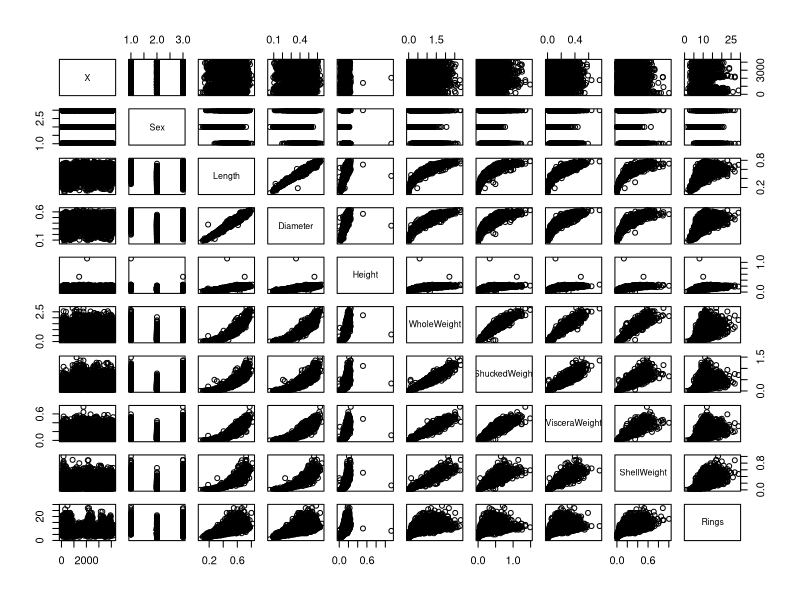
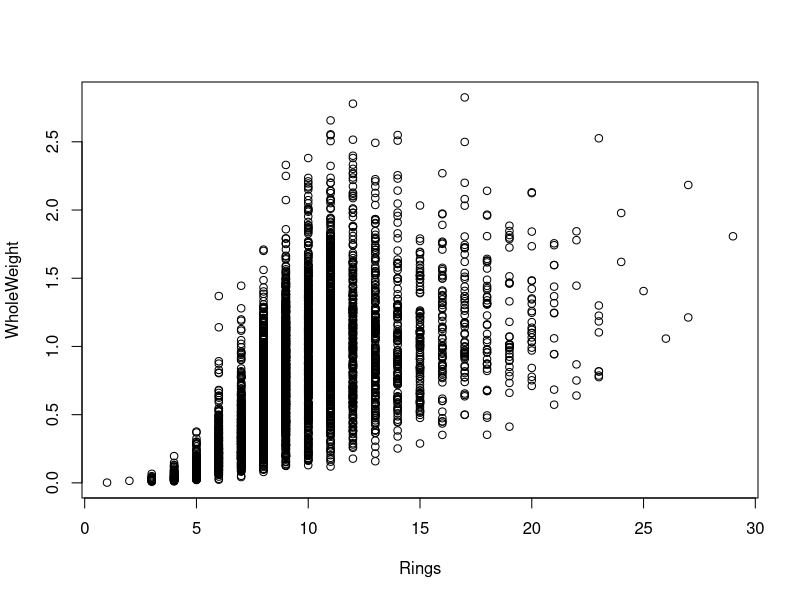

R code for these plots, in order: (Note: this script raises an error after producing the figures.)
## ---- chunk 1
# Load cetacean.csv
getwd()

data <- read.csv("Data/Cetaceans.csv")

#Subset data to only include those entries from Scotland

names(data)
class(data$Age)
str(data)

scots <- subset(data, Location == "Scotland")

#How many entries are in the database?

length(scots)
dim(scots)
str(scots)

#How many unique species are in the Scotland database?



#What is the range of the ages in the Scotland database?



#Subset the original data to only include those entries from Scotland that are also from the Phocoenaphocoena and greater than 8 years of age. 



#Subset the database to only include those entries that are not from Scotland



#Plot the age distribution of cetacean from Scotland and Spain in boxplots by species and location. 



#Plot the age distribution of cetaceans by Dolphin.ID from Scotland and from Spain. Use a dot plot, make the Spain points orange and the Scotland points blue. 


## ---- chunk 2
#how do I load the `tidyverse` package

## ---- chunk 3
#how do I load my `abalone.csv` file and create a new dataframe?

data <- read.csv("Data/abalone.csv")
## ---- chunk 4
#how do I plot the entire dataset for an exploratory check?
plot(data)

#how do I plot Whole Weight over age?
plot(WholeWeight ~ Rings, data = data)

#how do I change this plot to distinguish between males and females?
males <- subset(data, Sex == "M")
females <- subset(data, Sex == "F")

plot(WholeWeight ~ Rings, data = females, xlim=range(data$Rings), ylim=range(data$WholeWeight), pch=19, col=alpha("red", 0.25), cex=1)

points(WholeWeight ~ Rings, data = males, xlim=range(data$Rings), ylim=range(data$WholeWeight), pch=19, col=alpha("blue", 0.25), cex=1)

#how can I create separate plots for males and females using facets in ggplot?

ggplot(data, aes(Rings, WholeWeight)) +
  geom_point(aes(color=Sex)) +
  facet_grid(~Sex)
## ---- chunk 5
#load the shark and ray brain size file as an object call bs

bs <- read.csv("Data/brain.data.csv")


#Plot the entire data set for exploration and hypothesis generation

plot(bs)

plot(bs)[,c("telencephalon":"body.mass")]

summary(bs)

#Create a new column that is a combination of telencephalon size and medulla size

transmute(bs, tel.med = telencephalon + medulla) 


#Create a new database that summarizes `bs` and has columns that count the number of species and mean body mass per habitat type. Hint: use `group_by` `summarize`.

new.dat <- bs %>%
  group_by(habitat) %>%
  summarise(numspec = length(species),
            mean.body = mean(body.mass))


## ---- chunk 6
bs %>%
  group_by(superorder) %>%
  mutate(body.mass = log10(body.mass)) %>%
  mutate(mean.body = mean(body.mass)) %>%
  mutate(rel.body = body.mass - mean.body) %>%
  group_by(.) %>%
  ggplot(aes(x = depth, y = rel.body)) +
  geom_point(aes(color=superorder)) +
  facet_wrap(~class)

## ---- chunk 7

# Load in the shark brain data set `brain.data.csv` data set

bd <- read.csv("Data/brain.data.csv")

# How do we examine the dataset to see the dimensions, number and names of variables, and the classes of each variable?

str(bd)
names(bd)
glimpse(bd)

# plot telencephalon over brain.mass

plot(bd$telencephalon ~ bd$brain.mass)

ggplot(bd, aes(brain.mass, telencephalon)) +
  geom_point()

# Recreate the plot but with habitat type signified by color

ggplot(bd, aes(brain.mass, telencephalon)) +
  geom_point(aes(color=habitat))

# Remove all of the deep water species and recreate the plot but with reproductive mode signified by color

bd %>%
  filter(habitat != "Deep") %>%
  ggplot(aes(brain.mass, telencephalon)) +
           geom_point(aes(color=reproductive.mode))

# Create a character vector that is every level of class in the `brain.data` set combined
#HINT use str_

unique(bd$class)

x <- str_c("Batoids" ,  "Sharks",    "Chimaeras", sep = " ")

# Just to be silly can you replace all of the vowels with question marks

str_replace_all(x,"[aeiou]","$")

# If we have untidy data where a single row contains multiple observations, which is common with large entered data sets, how would we reshape this into a tidy format? HINT see tidyr::table4a for a simple example.

tidyr::table4a

pivot_longer()
## ---- chunk 8

# load in the abalone dataset

# Which is more strongly correlated: Length and Height or Whole Weight and Shucked Weight?

# Run a linear regression of Shucked Weight over Length:

# What is the slope?

# What is the intercept?

# What are the p-values telling us?

# Does this regression vary by Sex? How would you check? 

# Plot Shucked Weight over Length and color by sex:

